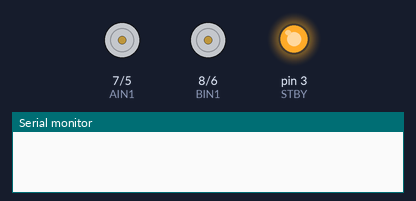
A sketch run on a simulated Arduino Uno, built with avr-gcc and run on an emulated ATmega328P. On the bench: direction and speed pins drawn as motors (green arrow = direction pin HIGH = forward, orange = LOW = backward, longer = more drive, stopped while the standby pin is LOW), output pins drawn as LEDs (lit = HIGH), the last lines printed to the serial monitor.

Above: at 0.1 s.
At 11.1 s:
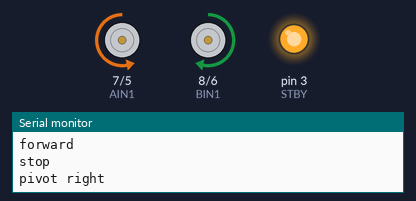
At 16.6 s:
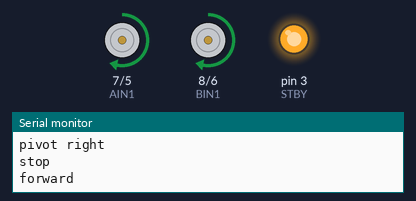
At 22.6 s:
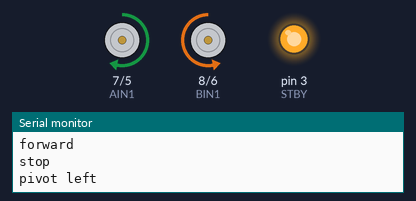
Timing chart, 0 to 24.5 s (numbered marks = the images above):
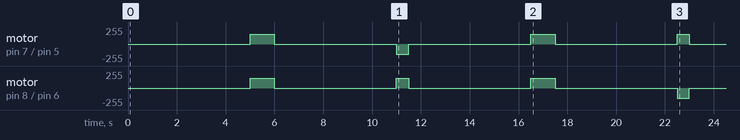

The sketch:

motor_test.ino
```cpp
/**
 * @file motor_test.ino
 * @brief Standalone MCU-only sketch to sanity-check TB6612 motor wiring and
 * direction on the UNO Q.
 * @date 2026-07-14
 */

// Pin numbers below come from the stock ELEGOO Smart Robot Car V4.0 wiring for
// the original UNO R3 and are confirmed correct for the UNO Q by direct testing
// with polarity_test.ino. That testing also found the physical side each
// channel drives is the opposite of what the TB6612's own channel naming would
// suggest: channel A is physically the RIGHT side and channel B is physically
// the LEFT side.
//
// This shield exposes only one direction pin per channel to the MCU (AIN1 for
// channel A, BIN1 for channel B); the TB6612's other direction input is
// hardwired on the shield PCB. This was confirmed against ELEGOO's own
// DeviceDriverSet_xxx0.h/.cpp reference code for this shield, which defines
// only PIN_Motor_AIN_1 and PIN_Motor_BIN_1 (no AIN2/BIN2). An earlier version
// of this sketch used a two-direction-pin-per-channel assumption with BIN1 on
// pin 9; that pin never reached the driver (it is the IR receiver line), and
// the real BIN1 (pin 8) was being driven incidentally by this sketch's old
// "AIN2" writes, which is why the left channel appeared to track the right
// channel's commanded sign instead of its own. Both channels use the same
// polarity convention: positive value -> dir pin HIGH -> physically forward,
// confirmed for channel A directly and for channel B from that incidental
// data; re-run polarity_test.ino after this pin fix to confirm channel B
// directly. This sketch does not use the Bridge, Serial1, or any
// router-reserved resource, so it is safe to flash and run standalone.

// Physically RIGHT motor pair (TB6612 channel A). Confirmed working correctly.
const int PWMA = 5;
const int AIN1 = 7;

// Physically LEFT motor pair (TB6612 channel B). BIN1 is pin 8.
const int PWMB = 6;
const int BIN1 = 8;

// TB6612 standby, active HIGH
const int STBY = 3;

// Test tuning constants
const int TEST_PWM = 150;            // PWM magnitude for every move, 0-255
const unsigned long MOVE_MS = 1000;  // duration of each straight leg
const unsigned long PAUSE_MS = 5000; // pause between maneuvers
const unsigned long PIVOT_MS =
    500; // duration of each ~90 degree pivot; UNVERIFIED, tune by observation

/**
 * @brief Configures the TB6612 direction and PWM pins, enables the driver, and
 * runs the bring-up sequence once.
 */
void setup()
{
    pinMode(PWMA, OUTPUT);
    pinMode(AIN1, OUTPUT);
    pinMode(PWMB, OUTPUT);
    pinMode(BIN1, OUTPUT);
    pinMode(STBY, OUTPUT);
    digitalWrite(STBY, HIGH);

    Serial.begin(9600);
    delay(5000);
    run_test_sequence();
}

/**
 * @brief Idles the motors. The test sequence runs once from setup(); loop()
 * only guarantees the robot stays stopped afterward.
 */
void loop()
{
    stop_motors();
}

/**
 * @brief Drives one TB6612 channel at a signed PWM value.
 *
 * @param pwm_pin PWM pin for this channel.
 * @param dir_pin Direction pin for this channel.
 * @param value Signed PWM magnitude in [-255, 255]. Positive is forward and
 * negative is reverse, confirmed for both channels by polarity_test.ino.
 */
void set_side(int pwm_pin, int dir_pin, int value)
{
    bool forward = value >= 0;
    digitalWrite(dir_pin, forward ? HIGH : LOW);
    int magnitude = abs(value);
    if (magnitude > 255)
    {
        magnitude = 255;
    }
    analogWrite(pwm_pin, magnitude);
}

/**
 * @brief Drives both wheels at independent signed PWM values.
 *
 * left_pwm and right_pwm are physical sides, not TB6612 channel letters:
 * left_pwm is routed to channel B and right_pwm to channel A, per the
 * mapping confirmed in polarity_test.ino (see the pin comments above). Both
 * channels use the same positive-is-forward convention.
 *
 * @param left_pwm Signed PWM for the physically left wheel pair, in
 * [-255, 255]. Routed to channel B.
 * @param right_pwm Signed PWM for the physically right wheel pair, in
 * [-255, 255]. Routed to channel A.
 */
void drive(int left_pwm, int right_pwm)
{
    set_side(PWMB, BIN1, left_pwm);
    set_side(PWMA, AIN1, right_pwm);
}

/**
 * @brief Stops both wheels.
 */
void stop_motors()
{
    drive(0, 0);
}

/**
 * @brief Runs the fixed bring-up maneuver once: forward, pivot right, forward,
 * pivot left, then halt. Logs each step over USB Serial so it can be matched to
 * what the robot physically does.
 *
 * Pivot right is left-wheel-forward, right-wheel-reverse (and pivot left the
 * opposite); this follows from the confirmed per-channel polarity, but the
 * exact pivot angle for PIVOT_MS is still UNVERIFIED.
 */
void run_test_sequence()
{
    Serial.println("forward");
    drive(TEST_PWM, TEST_PWM);
    delay(MOVE_MS);

    Serial.println("stop");
    stop_motors();
    delay(PAUSE_MS);

    Serial.println("pivot right");
    drive(TEST_PWM, -TEST_PWM);
    delay(PIVOT_MS);

    Serial.println("stop");
    stop_motors();
    delay(PAUSE_MS);

    Serial.println("forward");
    drive(TEST_PWM, TEST_PWM);
    delay(MOVE_MS);

    Serial.println("stop");
    stop_motors();
    delay(PAUSE_MS);

    Serial.println("pivot left");
    drive(-TEST_PWM, TEST_PWM);
    delay(PIVOT_MS);

    Serial.println("stop");
    stop_motors();
    delay(PAUSE_MS);

    Serial.println("halt");
    stop_motors();
}
```
